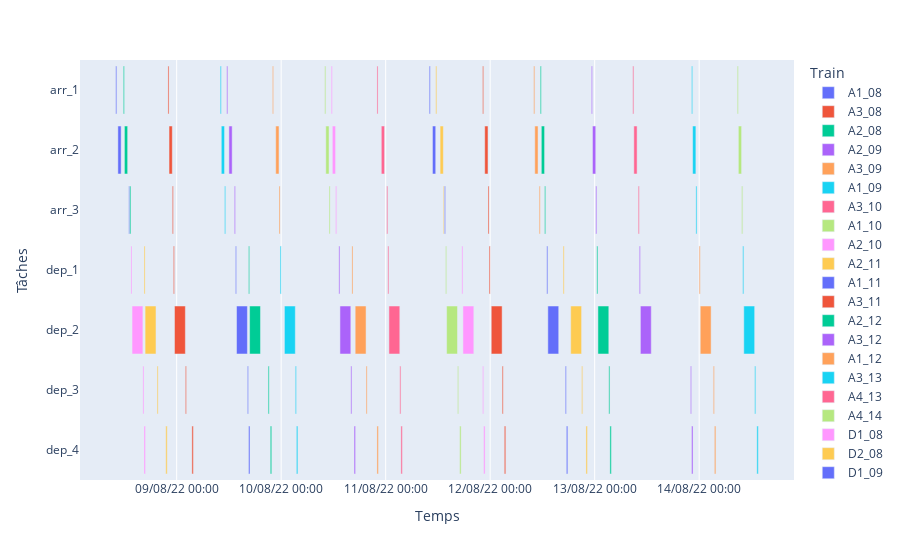

Notebook cell for this chart:
### Code cell
visualisation_gantt(t_arr,t_dep).show()

### Figure 1 — Plotly figure (JSON) as saved in the notebook; plotly's stock layout.template omitted (floating-point values rounded to 4 significant figures)
{"data": [{"base": ["2022-08-08T10:00:00.000000000", "2022-08-08T10:30:00.000000000", "2022-08-08T13:00:00.000000000"], "hovertemplate": "Train=A1_08<br>Start=%{base}<br>Finish=%{x}<br>Tâches=%{y}<extra></extra>", "legendgroup": "A1_08", "marker": {"color": "#636efa", "pattern": {"shape": ""}}, "name": "A1_08", "orientation": "h", "showlegend": true, "textposition": "auto", "type": "bar", "x": [900000, 2700000, 900000], "xaxis": "x", "y": ["arr_1", "arr_2", "arr_3"], "yaxis": "y"}, {"base": ["2022-08-08T22:00:00.000000000", "2022-08-08T22:15:00.000000000", "2022-08-08T23:00:00.000000000"], "hovertemplate": "Train=A3_08<br>Start=%{base}<br>Finish=%{x}<br>Tâches=%{y}<extra></extra>", "legendgroup": "A3_08", "marker": {"color": "#EF553B", "pattern": {"shape": ""}}, "name": "A3_08", "orientation": "h", "showlegend": true, "textposition": "auto", "type": "bar", "x": [900000, 2700000, 900000], "xaxis": "x", "y": ["arr_1", "arr_2", "arr_3"], "yaxis": "y"}, {"base": ["2022-08-08T11:45:00.000000000", "2022-08-08T12:00:00.000000000", "2022-08-08T13:15:00.000000000"], "hovertemplate": "Train=A2_08<br>Start=%{base}<br>Finish=%{x}<br>Tâches=%{y}<extra></extra>", "legendgroup": "A2_08", "marker": {"color": "#00cc96", "pattern": {"shape": ""}}, "name": "A2_08", "orientation": "h", "showlegend": true, "textposition": "auto", "type": "bar", "x": [900000, 2700000, 900000], "xaxis": "x", "y": ["arr_1", "arr_2", "arr_3"], "yaxis": "y"}, {"base": ["2022-08-09T11:30:00.000000000", "2022-08-09T12:00:00.000000000", "2022-08-09T13:15:00.000000000"], "hovertemplate": "Train=A2_09<br>Start=%{base}<br>Finish=%{x}<br>Tâches=%{y}<extra></extra>", "legendgroup": "A2_09", "marker": {"color": "#ab63fa", "pattern": {"shape": ""}}, "name": "A2_09", "orientation": "h", "showlegend": true, "textposition": "auto", "type": "bar", "x": [900000, 2700000, 900000], "xaxis": "x", "y": ["arr_1", "arr_2", "arr_3"], "yaxis": "y"}, {"base": ["2022-08-09T22:00:00.000000000", "2022-08-09T22:45:00.000000000", "2022-08-09T23:30:00.000000000"], "hovertemplate": "Train=A3_09<br>Start=%{base}<br>Finish=%{x}<br>Tâches=%{y}<extra></extra>", "legendgroup": "A3_09", "marker": {"color": "#FFA15A", "pattern": {"shape": ""}}, "name": "A3_09", "orientation": "h", "showlegend": true, "textposition": "auto", "type": "bar", "x": [900000, 2700000, 900000], "xaxis": "x", "y": ["arr_1", "arr_2", "arr_3"], "yaxis": "y"}, {"base": ["2022-08-09T10:00:00.000000000", "2022-08-09T10:15:00.000000000", "2022-08-09T11:00:00.000000000"], "hovertemplate": "Train=A1_09<br>Start=%{base}<br>Finish=%{x}<br>Tâches=%{y}<extra></extra>", "legendgroup": "A1_09", "marker": {"color": "#19d3f3", "pattern": {"shape": ""}}, "name": "A1_09", "orientation": "h", "showlegend": true, "textposition": "auto", "type": "bar", "x": [900000, 2700000, 900000], "xaxis": "x", "y": ["arr_1", "arr_2", "arr_3"], "yaxis": "y"}, {"base": ["2022-08-10T22:00:00.000000000", "2022-08-10T23:00:00.000000000", "2022-08-11T00:15:00.000000000"], "hovertemplate": "Train=A3_10<br>Start=%{base}<br>Finish=%{x}<br>Tâches=%{y}<extra></extra>", "legendgroup": "A3_10", "marker": {"color": "#FF6692", "pattern": {"shape": ""}}, "name": "A3_10", "orientation": "h", "showlegend": true, "textposition": "auto", "type": "bar", "x": [900000, 2700000, 900000], "xaxis": "x", "y": ["arr_1", "arr_2", "arr_3"], "yaxis": "y"}, {"base": ["2022-08-10T10:00:00.000000000", "2022-08-10T10:15:00.000000000", "2022-08-10T11:00:00.000000000"], "hovertemplate": "Train=A1_10<br>Start=%{base}<br>Finish=%{x}<br>Tâches=%{y}<extra></extra>", "legendgroup": "A1_10", "marker": {"color": "#B6E880", "pattern": {"shape": ""}}, "name": "A1_10", "orientation": "h", "showlegend": true, "textposition": "auto", "type": "bar", "x": [900000, 2700000, 900000], "xaxis": "x", "y": ["arr_1", "arr_2", "arr_3"], "yaxis": "y"}, {"base": ["2022-08-10T11:30:00.000000000", "2022-08-10T11:45:00.000000000", "2022-08-10T12:30:00.000000000"], "hovertemplate": "Train=A2_10<br>Start=%{base}<br>Finish=%{x}<br>Tâches=%{y}<extra></extra>", "legendgroup": "A2_10", "marker": {"color": "#FF97FF", "pattern": {"shape": ""}}, "name": "A2_10", "orientation": "h", "showlegend": true, "textposition": "auto", "type": "bar", "x": [900000, 2700000, 900000], "xaxis": "x", "y": ["arr_1", "arr_2", "arr_3"], "yaxis": "y"}, {"base": ["2022-08-11T11:30:00.000000000", "2022-08-11T12:30:00.000000000", "2022-08-11T13:15:00.000000000"], "hovertemplate": "Train=A2_11<br>Start=%{base}<br>Finish=%{x}<br>Tâches=%{y}<extra></extra>", "legendgroup": "A2_11", "marker": {"color": "#FECB52", "pattern": {"shape": ""}}, "name": "A2_11", "orientation": "h", "showlegend": true, "textposition": "auto", "type": "bar", "x": [900000, 2700000, 900000], "xaxis": "x", "y": ["arr_1", "arr_2", "arr_3"], "yaxis": "y"}, {"base": ["2022-08-11T10:00:00.000000000", "2022-08-11T10:45:00.000000000", "2022-08-11T13:30:00.000000000"], "hovertemplate": "Train=A1_11<br>Start=%{base}<br>Finish=%{x}<br>Tâches=%{y}<extra></extra>", "legendgroup": "A1_11", "marker": {"color": "#636efa", "pattern": {"shape": ""}}, "name": "A1_11", "orientation": "h", "showlegend": true, "textposition": "auto", "type": "bar", "x": [900000, 2700000, 900000], "xaxis": "x", "y": ["arr_1", "arr_2", "arr_3"], "yaxis": "y"}, {"base": ["2022-08-11T22:15:00.000000000", "2022-08-11T22:45:00.000000000", "2022-08-11T23:30:00.000000000"], "hovertemplate": "Train=A3_11<br>Start=%{base}<br>Finish=%{x}<br>Tâches=%{y}<extra></extra>", "legendgroup": "A3_11", "marker": {"color": "#EF553B", "pattern": {"shape": ""}}, "name": "A3_11", "orientation": "h", "showlegend": true, "textposition": "auto", "type": "bar", "x": [900000, 2700000, 900000], "xaxis": "x", "y": ["arr_1", "arr_2", "arr_3"], "yaxis": "y"}, {"base": ["2022-08-12T11:30:00.000000000", "2022-08-12T11:45:00.000000000", "2022-08-12T12:30:00.000000000"], "hovertemplate": "Train=A2_12<br>Start=%{base}<br>Finish=%{x}<br>Tâches=%{y}<extra></extra>", "legendgroup": "A2_12", "marker": {"color": "#00cc96", "pattern": {"shape": ""}}, "name": "A2_12", "orientation": "h", "showlegend": true, "textposition": "auto", "type": "bar", "x": [900000, 2700000, 900000], "xaxis": "x", "y": ["arr_1", "arr_2", "arr_3"], "yaxis": "y"}, {"base": ["2022-08-12T23:15:00.000000000", "2022-08-12T23:30:00.000000000", "2022-08-13T00:15:00.000000000"], "hovertemplate": "Train=A3_12<br>Start=%{base}<br>Finish=%{x}<br>Tâches=%{y}<extra></extra>", "legendgroup": "A3_12", "marker": {"color": "#ab63fa", "pattern": {"shape": ""}}, "name": "A3_12", "orientation": "h", "showlegend": true, "textposition": "auto", "type": "bar", "x": [900000, 2700000, 900000], "xaxis": "x", "y": ["arr_1", "arr_2", "arr_3"], "yaxis": "y"}, {"base": ["2022-08-12T10:00:00.000000000", "2022-08-12T10:15:00.000000000", "2022-08-12T11:15:00.000000000"], "hovertemplate": "Train=A1_12<br>Start=%{base}<br>Finish=%{x}<br>Tâches=%{y}<extra></extra>", "legendgroup": "A1_12", "marker": {"color": "#FFA15A", "pattern": {"shape": ""}}, "name": "A1_12", "orientation": "h", "showlegend": true, "textposition": "auto", "type": "bar", "x": [900000, 2700000, 900000], "xaxis": "x", "y": ["arr_1", "arr_2", "arr_3"], "yaxis": "y"}, {"base": ["2022-08-13T22:15:00.000000000", "2022-08-13T22:30:00.000000000", "2022-08-13T23:15:00.000000000"], "hovertemplate": "Train=A3_13<br>Start=%{base}<br>Finish=%{x}<br>Tâches=%{y}<extra></extra>", "legendgroup": "A3_13", "marker": {"color": "#19d3f3", "pattern": {"shape": ""}}, "name": "A3_13", "orientation": "h", "showlegend": true, "textposition": "auto", "type": "bar", "x": [900000, 2700000, 900000], "xaxis": "x", "y": ["arr_1", "arr_2", "arr_3"], "yaxis": "y"}, {"base": ["2022-08-13T08:45:00.000000000", "2022-08-13T09:00:00.000000000", "2022-08-13T10:00:00.000000000"], "hovertemplate": "Train=A4_13<br>Start=%{base}<br>Finish=%{x}<br>Tâches=%{y}<extra></extra>", "legendgroup": "A4_13", "marker": {"color": "#FF6692", "pattern": {"shape": ""}}, "name": "A4_13", "orientation": "h", "showlegend": true, "textposition": "auto", "type": "bar", "x": [900000, 2700000, 900000], "xaxis": "x", "y": ["arr_1", "arr_2", "arr_3"], "yaxis": "y"}, {"base": ["2022-08-14T08:45:00.000000000", "2022-08-14T09:00:00.000000000", "2022-08-14T09:45:00.000000000"], "hovertemplate": "Train=A4_14<br>Start=%{base}<br>Finish=%{x}<br>Tâches=%{y}<extra></extra>", "legendgroup": "A4_14", "marker": {"color": "#B6E880", "pattern": {"shape": ""}}, "name": "A4_14", "orientation": "h", "showlegend": true, "textposition": "auto", "type": "bar", "x": [900000, 2700000, 900000], "xaxis": "x", "y": ["arr_1", "arr_2", "arr_3"], "yaxis": "y"}, {"base": ["2022-08-08T13:30:00.000000000", "2022-08-08T13:45:00.000000000", "2022-08-08T16:15:00.000000000", "2022-08-08T16:30:00.000000000"], "hovertemplate": "Train=D1_08<br>Start=%{base}<br>Finish=%{x}<br>Tâches=%{y}<extra></extra>", "legendgroup": "D1_08", "marker": {"color": "#FF97FF", "pattern": {"shape": ""}}, "name": "D1_08", "orientation": "h", "showlegend": true, "textposition": "auto", "type": "bar", "x": [900000, 9000000, 900000, 1200000], "xaxis": "x", "y": ["dep_1", "dep_2", "dep_3", "dep_4"], "yaxis": "y"}, {"base": ["2022-08-08T16:30:00.000000000", "2022-08-08T16:45:00.000000000", "2022-08-08T19:30:00.000000000", "2022-08-08T21:30:00.000000000"], "hovertemplate": "Train=D2_08<br>Start=%{base}<br>Finish=%{x}<br>Tâches=%{y}<extra></extra>", "legendgroup": "D2_08", "marker": {"color": "#FECB52", "pattern": {"shape": ""}}, "name": "D2_08", "orientation": "h", "showlegend": true, "textposition": "auto", "type": "bar", "x": [900000, 9000000, 900000, 1200000], "xaxis": "x", "y": ["dep_1", "dep_2", "dep_3", "dep_4"], "yaxis": "y"}, {"base": ["2022-08-09T13:30:00.000000000", "2022-08-09T13:45:00.000000000", "2022-08-09T16:15:00.000000000", "2022-08-09T16:30:00.000000000"], "hovertemplate": "Train=D1_09<br>Start=%{base}<br>Finish=%{x}<br>Tâches=%{y}<extra></extra>", "legendgroup": "D1_09", "marker": {"color": "#636efa", "pattern": {"shape": ""}}, "name": "D1_09", "orientation": "h", "showlegend": true, "textposition": "auto", "type": "bar", "x": [900000, 9000000, 900000, 1200000], "xaxis": "x", "y": ["dep_1", "dep_2", "dep_3", "dep_4"], "yaxis": "y"}, {"base": ["2022-08-08T23:15:00.000000000", "2022-08-08T23:30:00.000000000", "2022-08-09T02:00:00.000000000", "2022-08-09T03:30:00.000000000"], "hovertemplate": "Train=D3_09<br>Start=%{base}<br>Finish=%{x}<br>Tâches=%{y}<extra></extra>", "legendgroup": "D3_09", "marker": {"color": "#EF553B", "pattern": {"shape": ""}}, "name": "D3_09", "orientation": "h", "showlegend": true, "textposition": "auto", "type": "bar", "x": [900000, 9000000, 900000, 1200000], "xaxis": "x", "y": ["dep_1", "dep_2", "dep_3", "dep_4"], "yaxis": "y"}, {"base": ["2022-08-09T16:30:00.000000000", "2022-08-09T16:45:00.000000000", "2022-08-09T21:00:00.000000000", "2022-08-09T21:30:00.000000000"], "hovertemplate": "Train=D2_09<br>Start=%{base}<br>Finish=%{x}<br>Tâches=%{y}<extra></extra>", "legendgroup": "D2_09", "marker": {"color": "#00cc96", "pattern": {"shape": ""}}, "name": "D2_09", "orientation": "h", "showlegend": true, "textposition": "auto", "type": "bar", "x": [900000, 9000000, 900000, 1200000], "xaxis": "x", "y": ["dep_1", "dep_2", "dep_3", "dep_4"], "yaxis": "y"}, {"base": ["2022-08-10T13:15:00.000000000", "2022-08-10T13:30:00.000000000", "2022-08-10T16:00:00.000000000", "2022-08-10T16:45:00.000000000"], "hovertemplate": "Train=D1_10<br>Start=%{base}<br>Finish=%{x}<br>Tâches=%{y}<extra></extra>", "legendgroup": "D1_10", "marker": {"color": "#ab63fa", "pattern": {"shape": ""}}, "name": "D1_10", "orientation": "h", "showlegend": true, "textposition": "auto", "type": "bar", "x": [900000, 9000000, 900000, 1200000], "xaxis": "x", "y": ["dep_1", "dep_2", "dep_3", "dep_4"], "yaxis": "y"}, {"base": ["2022-08-10T16:15:00.000000000", "2022-08-10T17:00:00.000000000", "2022-08-10T19:30:00.000000000", "2022-08-10T22:00:00.000000000"], "hovertemplate": "Train=D2_10<br>Start=%{base}<br>Finish=%{x}<br>Tâches=%{y}<extra></extra>", "legendgroup": "D2_10", "marker": {"color": "#FFA15A", "pattern": {"shape": ""}}, "name": "D2_10", "orientation": "h", "showlegend": true, "textposition": "auto", "type": "bar", "x": [900000, 9000000, 900000, 1200000], "xaxis": "x", "y": ["dep_1", "dep_2", "dep_3", "dep_4"], "yaxis": "y"}, {"base": ["2022-08-09T23:45:00.000000000", "2022-08-10T00:45:00.000000000", "2022-08-10T03:15:00.000000000", "2022-08-10T03:30:00.000000000"], "hovertemplate": "Train=D3_10<br>Start=%{base}<br>Finish=%{x}<br>Tâches=%{y}<extra></extra>", "legendgroup": "D3_10", "marker": {"color": "#19d3f3", "pattern": {"shape": ""}}, "name": "D3_10", "orientation": "h", "showlegend": true, "textposition": "auto", "type": "bar", "x": [900000, 9000000, 900000, 1200000], "xaxis": "x", "y": ["dep_1", "dep_2", "dep_3", "dep_4"], "yaxis": "y"}, {"base": ["2022-08-11T00:30:00.000000000", "2022-08-11T00:45:00.000000000", "2022-08-11T03:15:00.000000000", "2022-08-11T03:30:00.000000000"], "hovertemplate": "Train=D3_11<br>Start=%{base}<br>Finish=%{x}<br>Tâches=%{y}<extra></extra>", "legendgroup": "D3_11", "marker": {"color": "#FF6692", "pattern": {"shape": ""}}, "name": "D3_11", "orientation": "h", "showlegend": true, "textposition": "auto", "type": "bar", "x": [900000, 9000000, 900000, 1200000], "xaxis": "x", "y": ["dep_1", "dep_2", "dep_3", "dep_4"], "yaxis": "y"}, {"base": ["2022-08-11T13:45:00.000000000", "2022-08-11T14:00:00.000000000", "2022-08-11T16:30:00.000000000", "2022-08-11T17:00:00.000000000"], "hovertemplate": "Train=D1_11<br>Start=%{base}<br>Finish=%{x}<br>Tâches=%{y}<extra></extra>", "legendgroup": "D1_11", "marker": {"color": "#B6E880", "pattern": {"shape": ""}}, "name": "D1_11", "orientation": "h", "showlegend": true, "textposition": "auto", "type": "bar", "x": [900000, 9000000, 900000, 1200000], "xaxis": "x", "y": ["dep_1", "dep_2", "dep_3", "dep_4"], "yaxis": "y"}, {"base": ["2022-08-11T17:30:00.000000000", "2022-08-11T17:45:00.000000000", "2022-08-11T22:15:00.000000000", "2022-08-11T22:30:00.000000000"], "hovertemplate": "Train=D2_11<br>Start=%{base}<br>Finish=%{x}<br>Tâches=%{y}<extra></extra>", "legendgroup": "D2_11", "marker": {"color": "#FF97FF", "pattern": {"shape": ""}}, "name": "D2_11", "orientation": "h", "showlegend": true, "textposition": "auto", "type": "bar", "x": [900000, 9000000, 900000, 1200000], "xaxis": "x", "y": ["dep_1", "dep_2", "dep_3", "dep_4"], "yaxis": "y"}, {"base": ["2022-08-12T16:45:00.000000000", "2022-08-12T18:30:00.000000000", "2022-08-12T21:00:00.000000000", "2022-08-12T22:00:00.000000000"], "hovertemplate": "Train=D2_12<br>Start=%{base}<br>Finish=%{x}<br>Tâches=%{y}<extra></extra>", "legendgroup": "D2_12", "marker": {"color": "#FECB52", "pattern": {"shape": ""}}, "name": "D2_12", "orientation": "h", "showlegend": true, "textposition": "auto", "type": "bar", "x": [900000, 9000000, 900000, 1200000], "xaxis": "x", "y": ["dep_1", "dep_2", "dep_3", "dep_4"], "yaxis": "y"}, {"base": ["2022-08-12T13:00:00.000000000", "2022-08-12T13:15:00.000000000", "2022-08-12T17:15:00.000000000", "2022-08-12T17:30:00.000000000"], "hovertemplate": "Train=D1_12<br>Start=%{base}<br>Finish=%{x}<br>Tâches=%{y}<extra></extra>", "legendgroup": "D1_12", "marker": {"color": "#636efa", "pattern": {"shape": ""}}, "name": "D1_12", "orientation": "h", "showlegend": true, "textposition": "auto", "type": "bar", "x": [900000, 9000000, 900000, 1200000], "xaxis": "x", "y": ["dep_1", "dep_2", "dep_3", "dep_4"], "yaxis": "y"}, {"base": ["2022-08-11T23:45:00.000000000", "2022-08-12T00:15:00.000000000", "2022-08-12T02:45:00.000000000", "2022-08-12T03:15:00.000000000"], "hovertemplate": "Train=D3_12<br>Start=%{base}<br>Finish=%{x}<br>Tâches=%{y}<extra></extra>", "legendgroup": "D3_12", "marker": {"color": "#EF553B", "pattern": {"shape": ""}}, "name": "D3_12", "orientation": "h", "showlegend": true, "textposition": "auto", "type": "bar", "x": [900000, 9000000, 900000, 1200000], "xaxis": "x", "y": ["dep_1", "dep_2", "dep_3", "dep_4"], "yaxis": "y"}, {"base": ["2022-08-13T00:30:00.000000000", "2022-08-13T00:45:00.000000000", "2022-08-13T03:15:00.000000000", "2022-08-13T03:30:00.000000000"], "hovertemplate": "Train=D3_13<br>Start=%{base}<br>Finish=%{x}<br>Tâches=%{y}<extra></extra>", "legendgroup": "D3_13", "marker": {"color": "#00cc96", "pattern": {"shape": ""}}, "name": "D3_13", "orientation": "h", "showlegend": true, "textposition": "auto", "type": "bar", "x": [900000, 9000000, 900000, 1200000], "xaxis": "x", "y": ["dep_1", "dep_2", "dep_3", "dep_4"], "yaxis": "y"}, {"base": ["2022-08-13T10:15:00.000000000", "2022-08-13T10:30:00.000000000", "2022-08-13T22:00:00.000000000", "2022-08-13T22:15:00.000000000"], "hovertemplate": "Train=D4_13<br>Start=%{base}<br>Finish=%{x}<br>Tâches=%{y}<extra></extra>", "legendgroup": "D4_13", "marker": {"color": "#ab63fa", "pattern": {"shape": ""}}, "name": "D4_13", "orientation": "h", "showlegend": true, "textposition": "auto", "type": "bar", "x": [900000, 9000000, 900000, 1200000], "xaxis": "x", "y": ["dep_1", "dep_2", "dep_3", "dep_4"], "yaxis": "y"}, {"base": ["2022-08-14T00:00:00.000000000", "2022-08-14T00:15:00.000000000", "2022-08-14T03:15:00.000000000", "2022-08-14T03:30:00.000000000"], "hovertemplate": "Train=D3_14<br>Start=%{base}<br>Finish=%{x}<br>Tâches=%{y}<extra></extra>", "legendgroup": "D3_14", "marker": {"color": "#FFA15A", "pattern": {"shape": ""}}, "name": "D3_14", "orientation": "h", "showlegend": true, "textposition": "auto", "type": "bar", "x": [900000, 9000000, 900000, 1200000], "xaxis": "x", "y": ["dep_1", "dep_2", "dep_3", "dep_4"], "yaxis": "y"}, {"base": ["2022-08-14T10:00:00.000000000", "2022-08-14T10:15:00.000000000", "2022-08-14T12:45:00.000000000", "2022-08-14T13:15:00.000000000"], "hovertemplate": "Train=D4_14<br>Start=%{base}<br>Finish=%{x}<br>Tâches=%{y}<extra></extra>", "legendgroup": "D4_14", "marker": {"color": "#19d3f3", "pattern": {"shape": ""}}, "name": "D4_14", "orientation": "h", "showlegend": true, "textposition": "auto", "type": "bar", "x": [900000, 9000000, 900000, 1200000], "xaxis": "x", "y": ["dep_1", "dep_2", "dep_3", "dep_4"], "yaxis": "y"}], "layout": {"barmode": "overlay", "legend": {"title": {"text": "Train"}, "tracegroupgap": 0}, "margin": {"t": 60}, "xaxis": {"anchor": "y", "domain": [0, 1], "tickformat": "%d/%m/%y %H:%M", "title": {"text": "Temps"}, "type": "date"}, "yaxis": {"anchor": "x", "categoryarray": ["dep_4", "dep_3", "dep_2", "dep_1", "arr_3", "arr_2", "arr_1"], "categoryorder": "array", "domain": [0, 1], "title": {"text": "Tâches"}}}}
